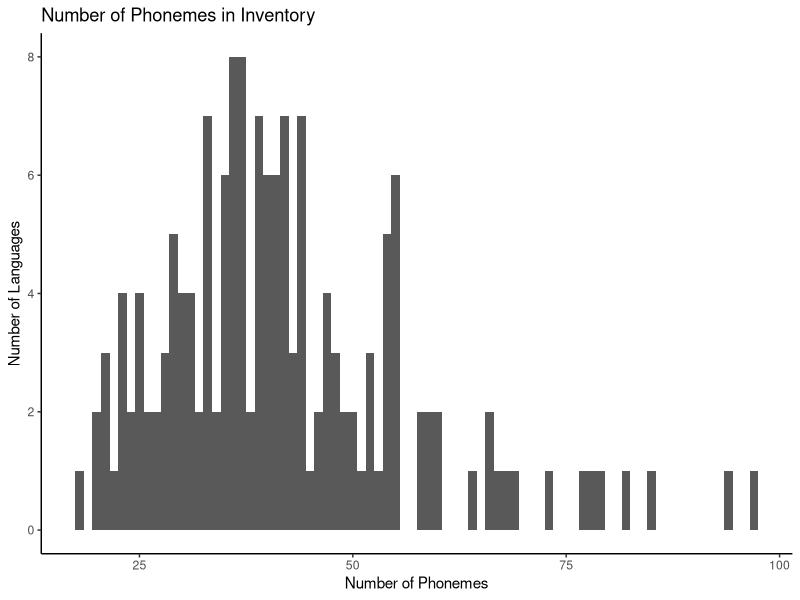
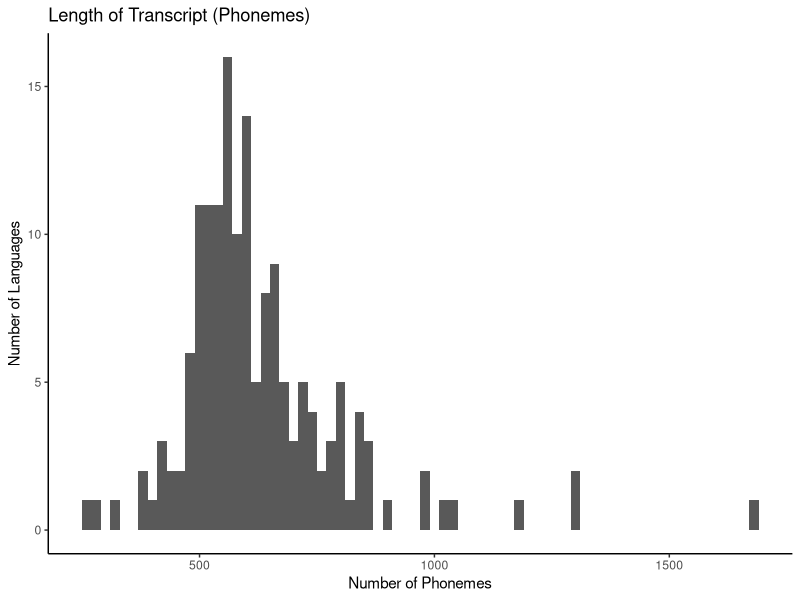
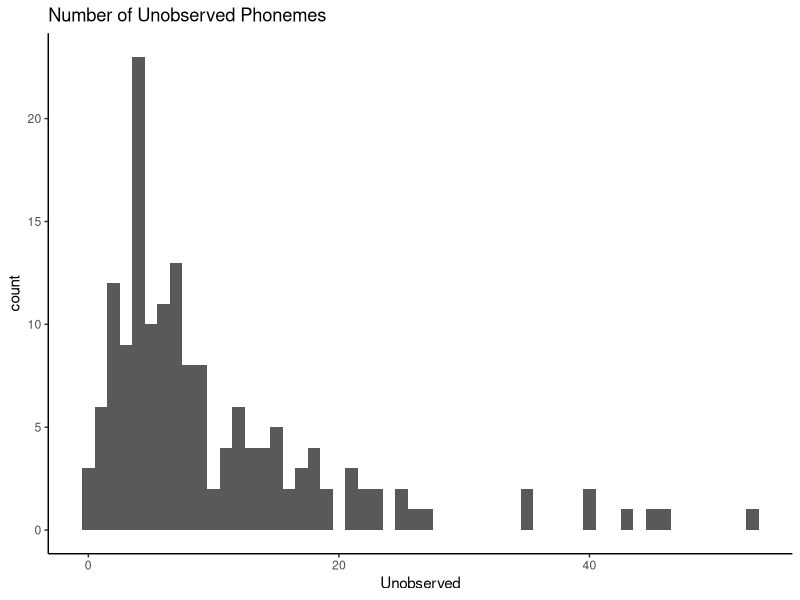
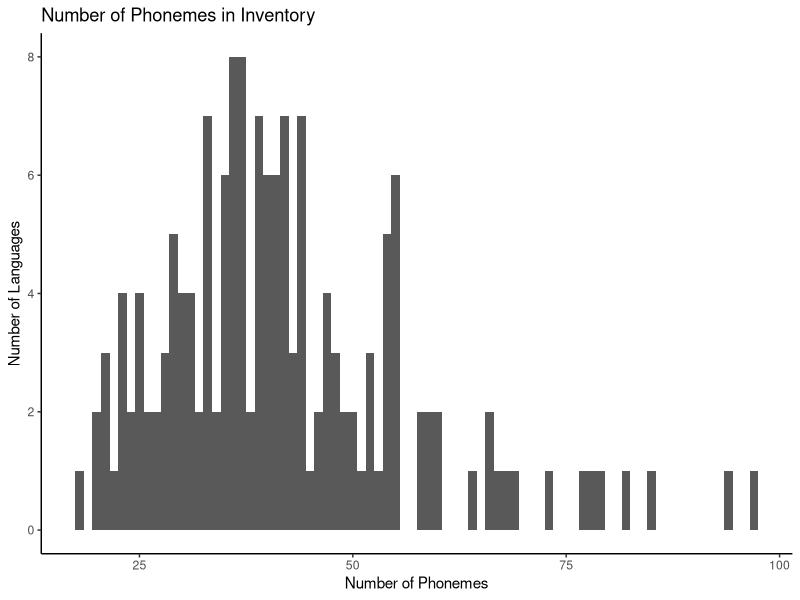
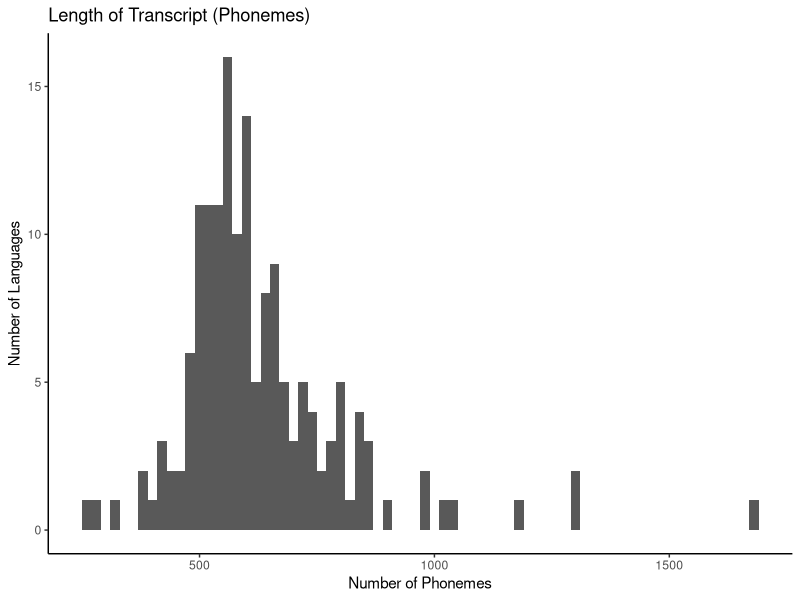
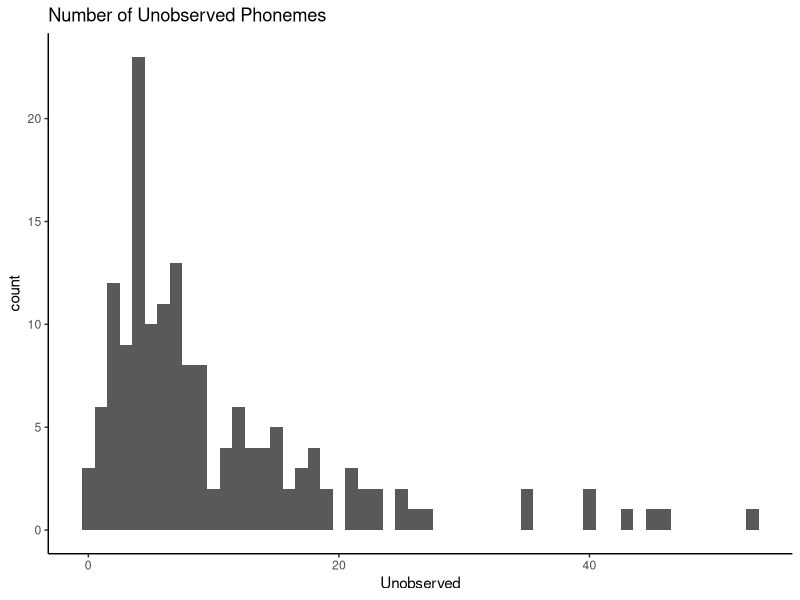

The R script that drew these images, in order:
## ---- chunk 1
library('methods')
library('knitr')
library('ggplot2')

cov <- read.delim('statistics.dat', header=TRUE, sep="\t")
cov$PropAbsent <- (cov$Unobserved / cov$InventoryLength) * 100

overview <- function(var) {
    cat(sprintf("* %s = %d\n", "N", length(var)))
    cat(sprintf("* %s = %0.2f\n", "Mean", mean(var)))
    cat(sprintf("* %s = %0.2f\n", "Median", median(var)))
    cat(sprintf("* %s = %0.3f\n", "SD", sd(var)))
    cat(sprintf("* %s = %0.2f-%0.2f\n", "Range", min(var), max(var)))
}

get_corlabel <- function(x, y) {
    r <- cor.test(x, y, method="spearman")
    if (r$p.value <= 0.05) {
        sig <- '*'
    } else {
        sig <- ''
    }
    sprintf(
        "r=%0.2f, p=%0.2f%s",
        r$estimate,
        r$p.value,
        sig
    )
}

## ---- chunk 2
p <- ggplot(cov, aes(InventoryLength))
p <- p + geom_histogram(binwidth=1)
p <- p + ggtitle('Number of Phonemes in Inventory')
p <- p + xlab("Number of Phonemes")
p <- p + ylab("Number of Languages")
p <- p + theme_classic()

print(p)

pdf('histogram-phoneme_inventory_size.pdf')
print(p)
x <- dev.off()
## ---- chunk 3
overview(cov$InventoryLength)
## ---- chunk 4
cov.sorted <- cov[order(-cov$InventoryLength),]
cov.sorted <- cov.sorted[c("Language","InventoryLength")]
kable(head(cov.sorted))
## ---- chunk 5
kable(tail(cov.sorted))
## ---- chunk 6
p <- ggplot(cov, aes(TranscriptLength))
p <- p + geom_histogram(binwidth=20)
p <- p + ggtitle('Length of Transcript (Phonemes)')
p <- p + xlab("Number of Phonemes")
p <- p + ylab("Number of Languages")
p <- p + theme_classic()

print(p)

pdf('histogram-transcript_size.pdf')
print(p)
x <- dev.off()
## ---- chunk 7
overview(cov$TranscriptLength)
## ---- chunk 8
cov.sorted <- cov[order(-cov$TranscriptLength),]
cov.sorted <- cov.sorted[c("Language", "TranscriptLength")]
kable(head(cov.sorted))
## ---- chunk 9
kable(tail(cov.sorted))
## ---- chunk 10
p <- ggplot(cov, aes(Unobserved))
p <- p + geom_histogram(binwidth=1)
p <- p + ggtitle('Number of Unobserved Phonemes')
p <- p + theme_classic()
print(p)

pdf('histogram-absent_phonemes.pdf')
print(p)
x <- dev.off()
## ---- chunk 11
overview(cov$Unobserved)
## ---- chunk 12
kable(
    head(cov[order(-cov$Unobserved),])[c("Language", "Unobserved")]
)
## ---- chunk 13
kable(cov[cov$Unobserved==0,][c("Language", "Unobserved")])
cat(sprintf(
    "%d of %d languages",
    nrow(cov[cov$Unobserved==0,]),
    nrow(cov)
))
